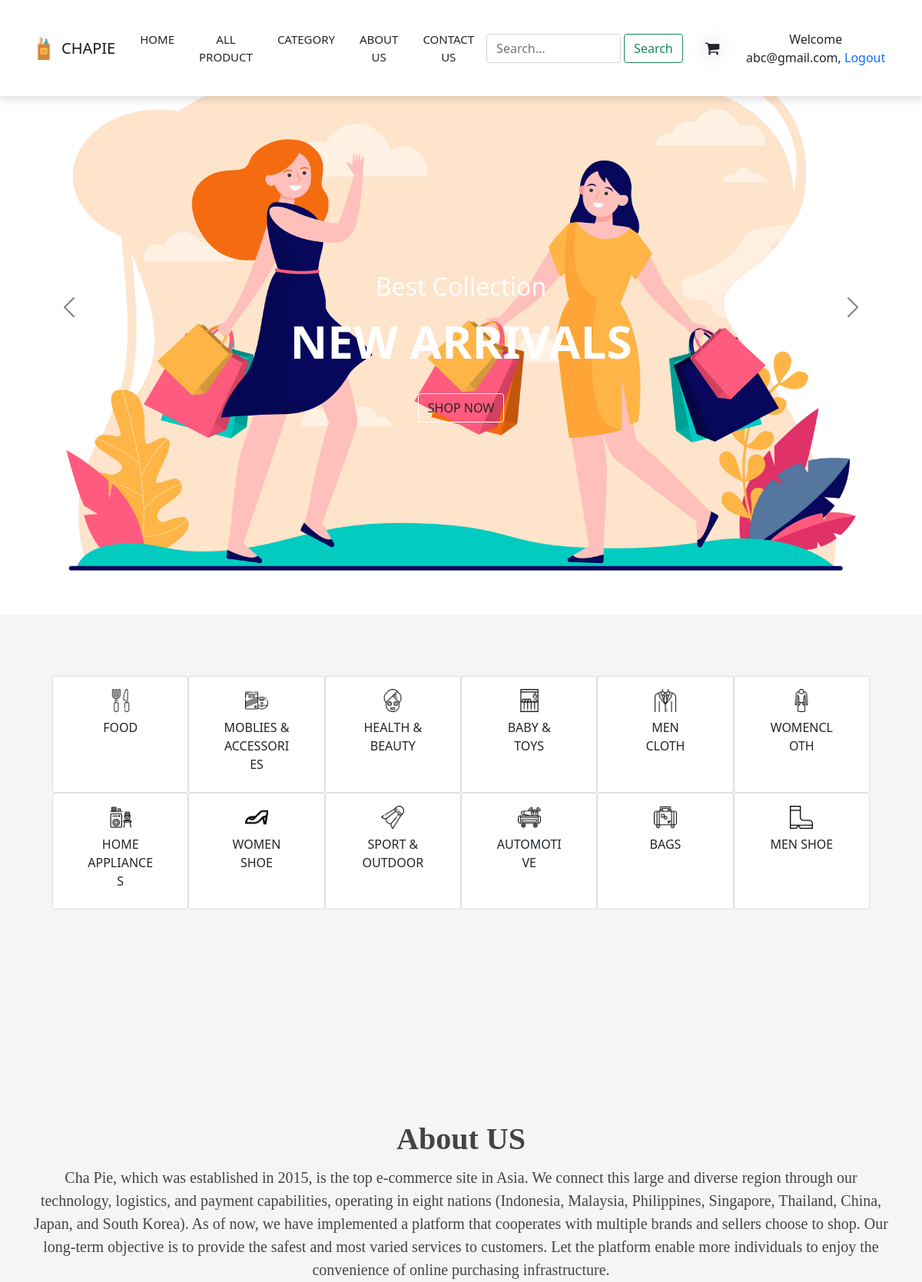
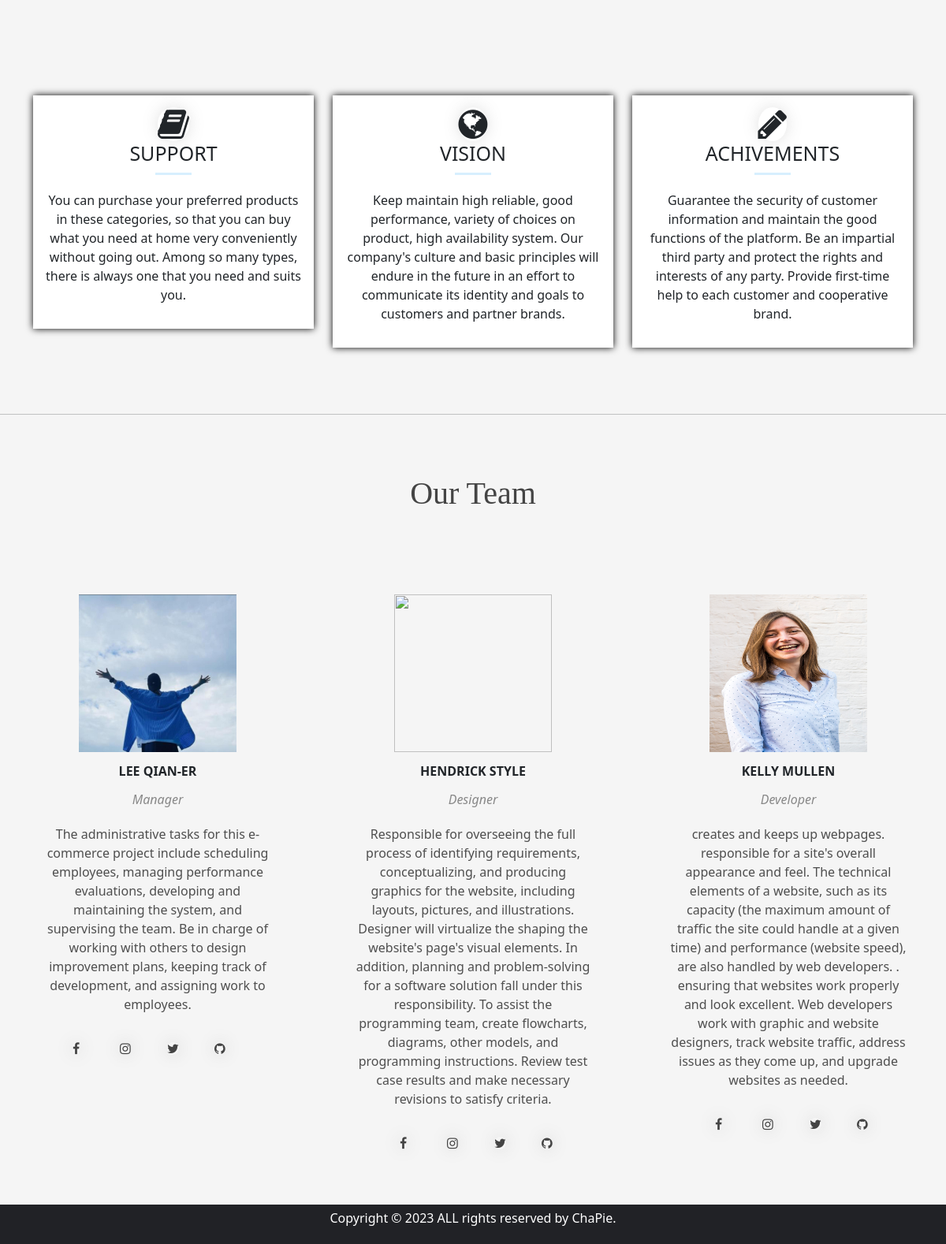
The app's page /chapie/www/home.php (signed in) with its own data (2 pictures, top to bottom).
### tables this page shows
CREATE TABLE IF NOT EXISTS `category` (
  `id` int NOT NULL AUTO_INCREMENT,
  `name` varchar(255) NOT NULL,
  `category_image_directory` varchar(50) NOT NULL,
  PRIMARY KEY (`id`)
);

### chapie/www/home.php (the view, shortened to what this page needs)
<!DOCTYPE html>
<html lang="en">
<head>
    <link href="https://cdn.jsdelivr.net/npm/bootstrap@5.0.2/dist/css/bootstrap.min.css" rel="stylesheet">
    <link  href="style.css" rel="stylesheet">
</head>
<body>
    <?php
        include("includes/navbar.php");
    ?>
    <header id = "header" class = "vh-100 carousel slide" data-bs-ride = "carousel" style = "padding-top: 104px;   ">
        <div class = "container h-100 d-flex align-items-center carousel-inner">
            <div class = "text-center carousel-item active">
                <h2 class = "text-capitalize text-white">best collection</h2>
                <h1 class = "text-uppercase py-2 fw-bold text-white">new arrivals</h1>
                <a href = "products_list.php" class = "btn mt-3 text-uppercase">shop now</a>
            </div>
        </div>
        <button class = "carousel-control-prev" type = "button" data-bs-target="#header" data-bs-slide = "prev">
            <span class = "carousel-control-prev-icon"></span>
        </button>
        <button class = "carousel-control-next" type = "button" data-bs-target="#header" data-bs-slide = "next">
            <span class = "carousel-control-next-icon"></span>
        </button>
    </header>
    <?php
        include("database.php");
        $category_sql = "SELECT * FROM category";
        $category_result = mysqli_query($conn, $category_sql);
    ?>
    <section id="category">
    <div class="cat_container">
        <?php
            if (mysqli_num_rows($category_result) > 0) {
                $count = 0;
                while($row = mysqli_fetch_assoc($category_result)) {
                    if($count % 6 == 0){
                        echo '
                            <div class="row row-cols-1 row-cols-md-6">';
                    }
                    echo '
                        <div class="card" name="'.$row['id'].'">
                            <div class="card-body">
                                <img src="'.$row['category_image_directory'].'" width="30" height="30" class="d-inline-block align-top mx-auto d-block">
                                <a class = "nav-link text-uppercase text-dark text-center stretched-link" href="products_list.php?category='.$row["id"].'">'.$row['name'].'</a>
                            </div>
                        </div>';
                    $count++;
                    if($count % 6 == 0){
                        echo '
                            </div>
                        ';
                    }
                }
            }
        ?>
    </div>
    </section>
    <section id="aboutUs">
        <?php
            include('aboutUs\aboutUs.php');
        ?>
    </section>
    <?php
		include("includes/footer.php");
	?>
</body>
</html>

### chapie/www/style.css (style rules this page uses)
* { margin: 0; padding: 0; }
#header { background: url(icon/header.jpg) top/cover no-repeat; }
section { padding-top: 5rem; }
.carousel-inner h1 { font-size: 60px; font-family: var(--lg-font); }
.carousel-item .btn { border-color: #fff!important; }
.carousel-control-next, .carousel-control-prev { filter: invert(100%); }
a:link { text-decoration: none; }
#category { padding: 5rem; }

### chapie/www/aboutUs/style.css (style rules this page uses)
* { padding: 0; margin: 0; }
body { background-color: #f5f5f5; }

### chapie/www/includes/navbar.php (style rules this page uses)
* { padding: 0; margin: 0; }

### records on screen
category: shows a picture, name "FOOD"
category: shows a picture, name "MOBLIES & ACCESSORIES"
category: shows a picture, name "HEALTH & BEAUTY"
category: shows a picture, name "BABY & TOYS"
category: shows a picture, name "MEN CLOTH"
category: shows a picture, name "WOMENCLOTH"
category: shows a picture, name "HOME APPLIANCES"
category: shows a picture, name "WOMEN SHOE"
category: shows a picture, name "SPORT & OUTDOOR"
category: shows a picture, name "AUTOMOTIVE"
category: shows a picture, name "BAGS"
category: shows a picture, name "MEN SHOE"

### other values on screen
$email "abc@gmail.com"
